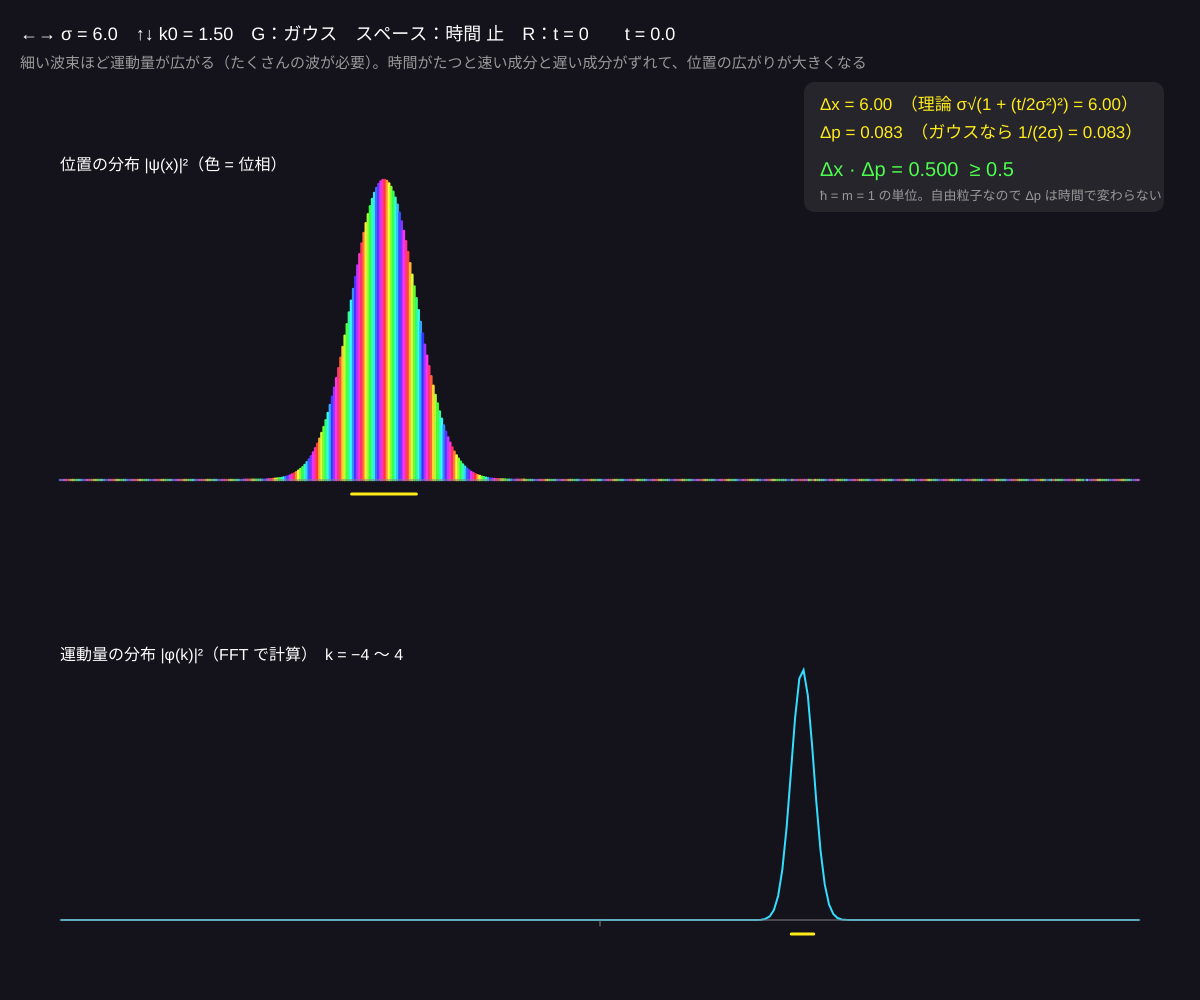
Frame 1 (no input)
Frame 60 (no input): identical to frame 1, image omitted
Frame 120 (the mouse pressed at the canvas centre since frame 60): identical to frame 1, image omitted

The p5.js sketch that drew this single still picture (run headless with seeded random() and noise() and a simulated clock; from frame 60 on, the mouse is pressed at the canvas centre):

// p5.js sketch
// ── sketch.js
// ============================================
// 02 波束と不確定性
// 平面波（01）をたくさん重ねると「かたまり」= 波束になる。位置の広がり Δx と運動量の広がり Δp は
//   フーリエ変換で結ばれていて、Δx · Δp ≥ ħ/2（ħ = 1 の単位なので 0.5）。ガウス型のときだけ等号
// ←→ = 幅 σ / ↑↓ = 平均の運動量 k0 / スペース = 時間を進める（自由粒子は広がっていく） / G = ガウス ⇔ 四角 / R = 時刻を 0 に
// ============================================

const N = 512;            // ★ 格子点の数（2 のべき）
const L = 200;            // 計算する x の範囲の長さ（両端はつながっている）
let dx = L / N;
let sigma = 6;            // ★ 位置の広がり σ
let k0 = 1.5;             // ★ 平均の波数（ħ = 1 なので運動量 p = k）
let gauss = true;
let t = 0, running = false;
let phiRe, phiIm;         // t = 0 の運動量空間の波動関数 φ(k)
let re = new Float64Array(N), im = new Float64Array(N);
let ks = new Float64Array(N);

function setup() {
  createCanvas(windowWidth, windowHeight);
  colorMode(HSB, 360, 100, 100, 100);
  for (let j = 0; j < N; j++) ks[j] = ((2 * PI) / L) * (j < N / 2 ? j : j - N);
  makePacket();
}

// 波束をつくって、FFT で運動量の分布 φ(k) を求めておく
function makePacket() {
  phiRe = new Float64Array(N); phiIm = new Float64Array(N);
  let x0 = -40, s = 0;
  for (let j = 0; j < N; j++) {
    let x = -L / 2 + j * dx;
    let a = gauss ? exp(-sq(x - x0) / (4 * sigma * sigma)) : abs(x - x0) < sigma * sqrt(3) ? 1 : 0;   // 四角も Δx = σ になる幅
    phiRe[j] = a * cos(k0 * x); phiIm[j] = a * sin(k0 * x);
    s += a * a * dx;
  }
  let nrm = 1 / sqrt(s);                           // ∫|ψ|² dx = 1 に正規化
  for (let j = 0; j < N; j++) { phiRe[j] *= nrm; phiIm[j] *= nrm; }
  fft(phiRe, phiIm, false);
  t = 0;
}

function draw() {
  background(260, 30, 10);
  if (running) t += 0.25;
  // ★ 自由粒子の時間発展：運動量空間では各成分の位相が e^{-i k² t / 2} で回るだけ
  for (let j = 0; j < N; j++) {
    let th = -(ks[j] * ks[j] * t) / 2, c = cos(th), s = sin(th);
    re[j] = phiRe[j] * c - phiIm[j] * s; im[j] = phiRe[j] * s + phiIm[j] * c;
  }
  fft(re, im, true);   // 逆変換で位置の波動関数へ

  // 位置の期待値と広がり
  let mx = 0, mx2 = 0, pmax = 0;
  for (let j = 0; j < N; j++) { let x = -L / 2 + j * dx, p = re[j] * re[j] + im[j] * im[j]; mx += x * p * dx; mx2 += x * x * p * dx; pmax = max(pmax, p); }
  let dX = sqrt(max(0, mx2 - mx * mx));
  // 運動量の期待値と広がり（|φ|² で重みづけ）
  let mk = 0, mk2 = 0, sk = 0, kmax = 0;
  for (let j = 0; j < N; j++) { let p = phiRe[j] * phiRe[j] + phiIm[j] * phiIm[j]; sk += p; mk += ks[j] * p; mk2 += ks[j] * ks[j] * p; kmax = max(kmax, p); }
  mk /= sk; mk2 /= sk;
  let dP = sqrt(max(0, mk2 - mk * mk));

  let left = 60, w = width - 120;
  // --- 位置の分布 |ψ(x)|²（色 = 位相）---
  let y1 = height * 0.48, h1 = height * 0.3;
  noStroke(); fill(0, 0, 100); textSize(16);
  text('位置の分布 |ψ(x)|²（色 = 位相）', left, y1 - h1 - 10);
  strokeWeight(w / N + 0.6);
  for (let j = 0; j < N; j++) {
    let p = re[j] * re[j] + im[j] * im[j];
    stroke(((atan2(im[j], re[j]) + PI) / TWO_PI) * 360, 80, 100);
    let x = left + (j / N) * w;
    line(x, y1, x, y1 - (p / max(pmax, 1e-9)) * h1);
  }
  stroke(0, 0, 50); strokeWeight(1); line(left, y1, left + w, y1);
  // Δx の矢印
  let xm = left + ((mx + L / 2) / L) * w, xd = (dX / L) * w;
  stroke(55, 90, 100); strokeWeight(3); line(xm - xd, y1 + 14, xm + xd, y1 + 14);

  // --- 運動量の分布 |φ(k)|² ---
  let y2 = height * 0.92, h2 = height * 0.25, kShow = 4;
  noStroke(); fill(0, 0, 100);
  text('運動量の分布 |φ(k)|²（FFT で計算）　k = −' + kShow + ' 〜 ' + kShow, left, y2 - h2 - 10);
  noFill(); stroke(190, 80, 100); strokeWeight(2);
  beginShape();
  for (let j = 0; j < N; j++) {
    let jj = (j + N / 2) % N;             // fftshift：負の k を左に並べ直す
    let k = ks[jj];
    if (abs(k) > kShow) continue;
    let p = phiRe[jj] * phiRe[jj] + phiIm[jj] * phiIm[jj];
    vertex(left + ((k + kShow) / (2 * kShow)) * w, y2 - (p / kmax) * h2);
  }
  endShape();
  stroke(0, 0, 50); strokeWeight(1); line(left, y2, left + w, y2); line(left + w / 2, y2, left + w / 2, y2 + 6);
  let km = left + ((mk + kShow) / (2 * kShow)) * w, kd = (dP / (2 * kShow)) * w;
  stroke(55, 90, 100); strokeWeight(3); line(km - kd, y2 + 14, km + kd, y2 + 14);

  // --- 数値 ---
  let prod = dX * dP;
  noStroke(); fill(0, 0, 100); textSize(18);
  text('←→ σ = ' + nf(sigma, 1, 1) + '　↑↓ k0 = ' + nf(k0, 1, 2) + '　G：' + (gauss ? 'ガウス' : '四角') + '　スペース：時間 ' + (running ? '進む' : '止') + '　R：t = 0　　t = ' + nf(t, 1, 1), 20, 40);
  fill(0, 0, 60); textSize(15);
  text('細い波束ほど運動量が広がる（たくさんの波が必要）。時間がたつと速い成分と遅い成分がずれて、位置の広がりが大きくなる', 20, 68);
  let px = width - 380, py = 110;
  fill(0, 0, 100, 8); rect(px - 16, py - 28, 360, 130, 10);
  fill(55, 90, 100); textSize(17);
  text('Δx = ' + nf(dX, 1, 2) + '　（理論 σ√(1 + (t/2σ²)²) = ' + nf(sigma * sqrt(1 + sq(t / (2 * sigma * sigma))), 1, 2) + '）', px, py);
  text('Δp = ' + nf(dP, 1, 3) + '　（ガウスなら 1/(2σ) = ' + nf(1 / (2 * sigma), 1, 3) + '）', px, py + 28);
  fill(prod < 0.52 ? color(120, 70, 100) : color(0, 0, 100)); textSize(20);
  text('Δx · Δp = ' + nf(prod, 1, 3) + '  ≥ 0.5', px, py + 66);
  fill(0, 0, 60); textSize(13); text('ħ = m = 1 の単位。自由粒子なので Δp は時間で変わらない', px, py + 90);
}

function keyPressed() {
  if (key === LEFT_ARROW) { sigma = max(1, sigma - 0.5); makePacket(); }
  if (key === RIGHT_ARROW) { sigma = min(20, sigma + 0.5); makePacket(); }
  if (key === UP_ARROW) { k0 = min(3, k0 + 0.25); makePacket(); }
  if (key === DOWN_ARROW) { k0 = max(-3, k0 - 0.25); makePacket(); }
  if (key === 'g' || key === 'G') { gauss = !gauss; makePacket(); }
  if (key === ' ') running = !running;
  if (key === 'r' || key === 'R') t = 0;
}

// ---------- やってみよう ----------
// 1. σ を 1 と 20 にして、下のグラフの幅を比べよう。Δx · Δp はいつも 0.5 のまま？
// 2. G で四角い波束に。Δx は同じなのに Δp は大きくなる → 角ばった形には高い波数が要る
// 3. スペースで時間を進めると細い波束ほど早く広がる。広がりが 2 倍になる時刻 t = 2√3 σ² を確かめよう
// 4. k0 を 0 にすると波束は止まったまま広がるだけ。k0 を変えると中心の速さ（= k0）がどう変わる？


// ==================================================
// ここから下は「道具」（複素数の FFT：高速フーリエ変換）
// ==================================================
// re, im：長さ n（2 のべき）の配列をその場で変換する。inv = true で逆変換（1/n で割る）
function fft(re, im, inv) {
  let n = re.length;
  for (let i = 1, j = 0; i < n; i++) {           // ビット反転の並べ替え
    let bit = n >> 1;
    for (; j & bit; bit >>= 1) j ^= bit;
    j ^= bit;
    if (i < j) { let tr = re[i]; re[i] = re[j]; re[j] = tr; let ti = im[i]; im[i] = im[j]; im[j] = ti; }
  }
  for (let len = 2; len <= n; len <<= 1) {       // バタフライ演算
    let ang = ((inv ? 2 : -2) * Math.PI) / len, wr = Math.cos(ang), wi = Math.sin(ang);
    for (let i = 0; i < n; i += len) {
      let cr = 1, ci = 0;
      for (let k = 0; k < len / 2; k++) {
        let a = i + k, b = a + len / 2;
        let xr = re[b] * cr - im[b] * ci, xi = re[b] * ci + im[b] * cr;
        re[b] = re[a] - xr; im[b] = im[a] - xi; re[a] += xr; im[a] += xi;
        let tc = cr * wr - ci * wi; ci = cr * wi + ci * wr; cr = tc;
      }
    }
  }
  if (inv) for (let i = 0; i < n; i++) { re[i] /= n; im[i] /= n; }
}
